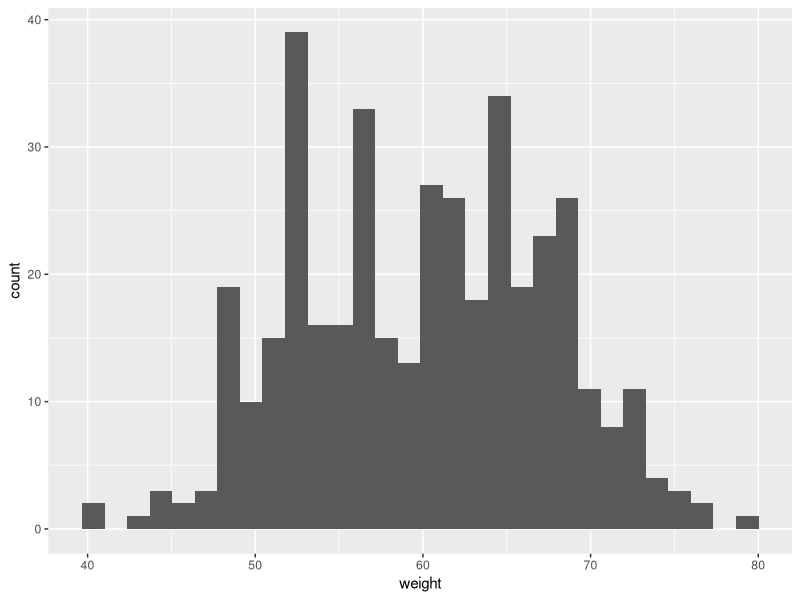
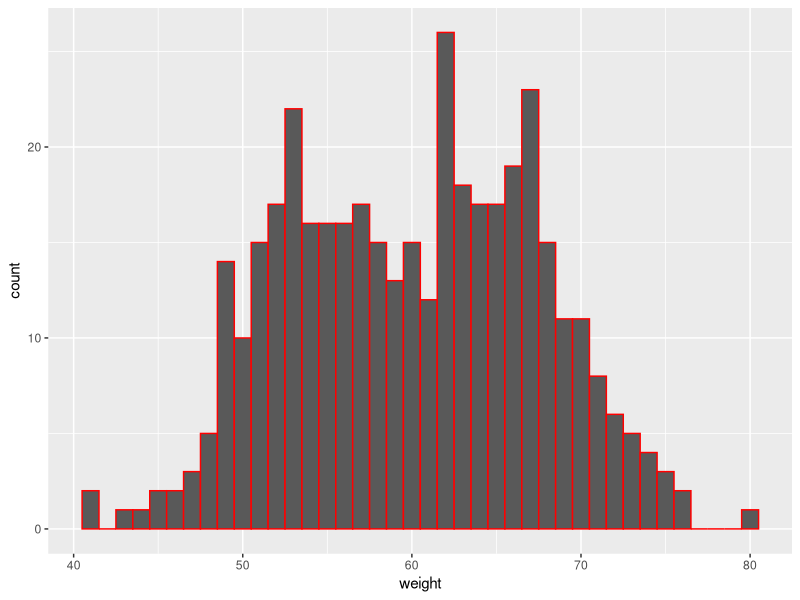
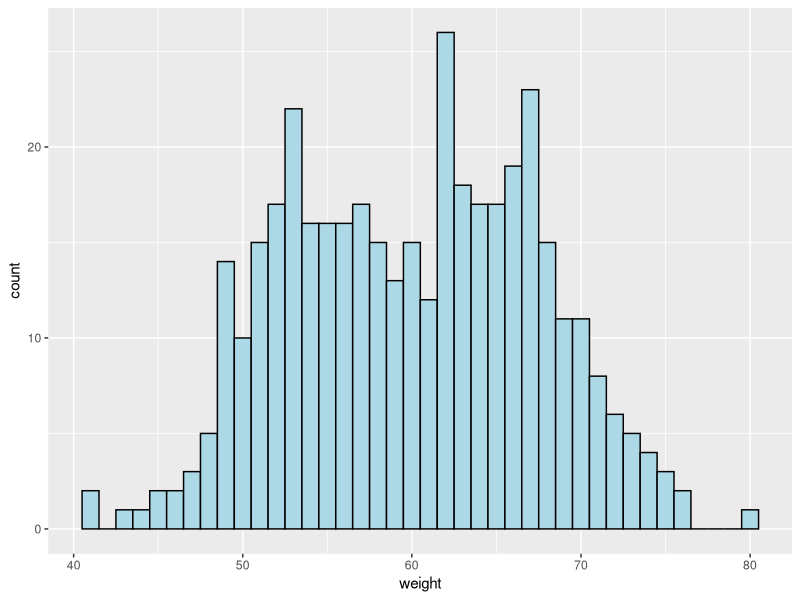
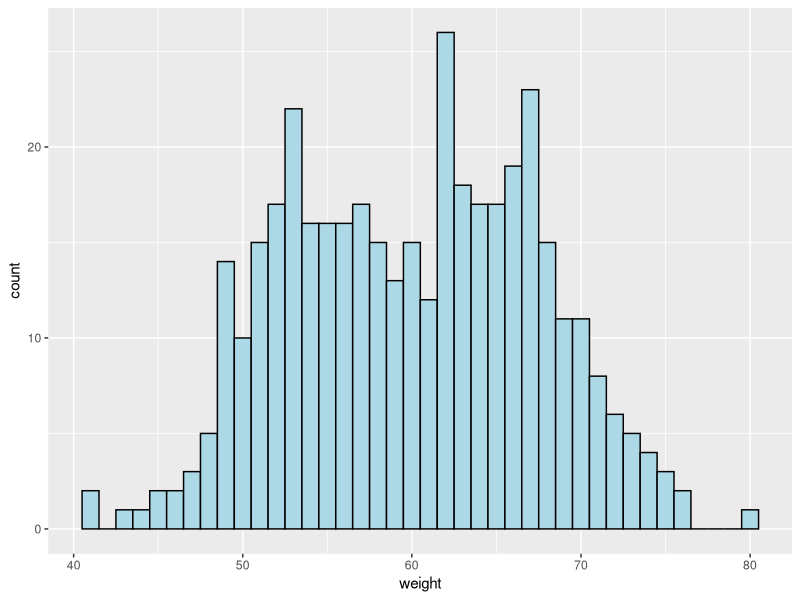
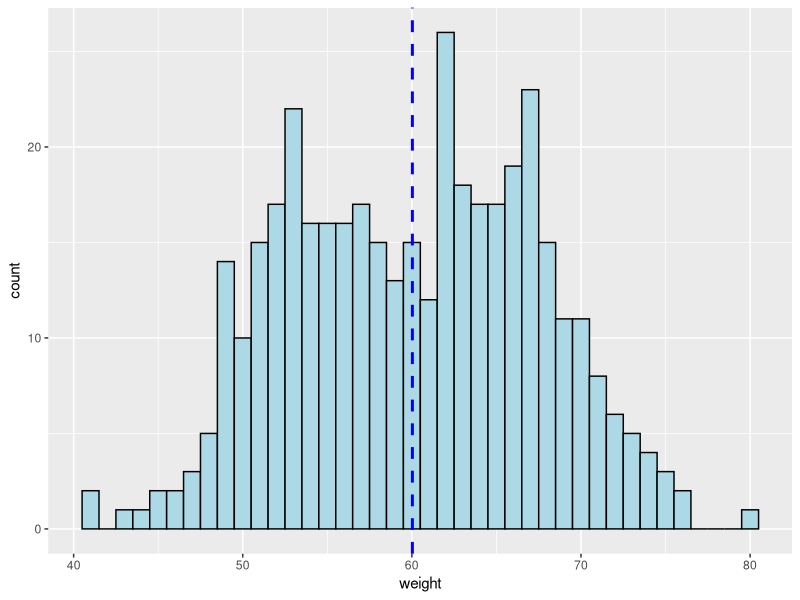
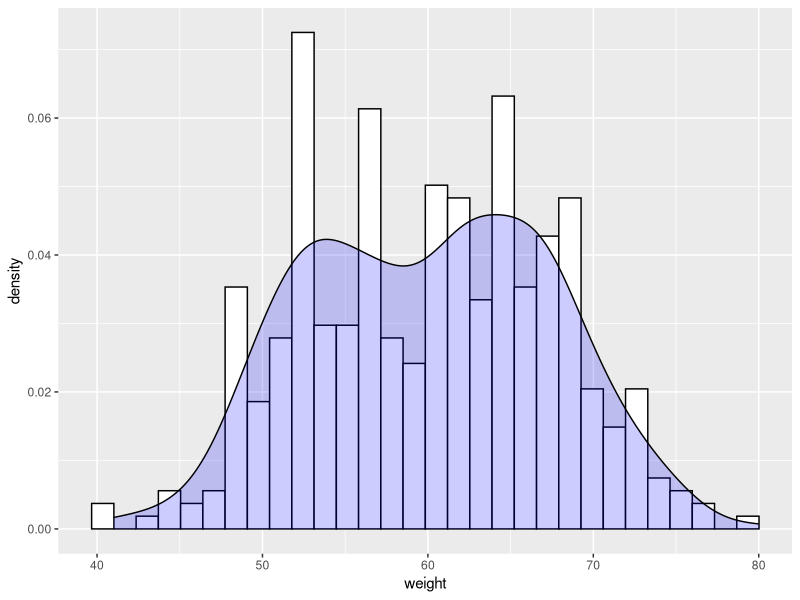
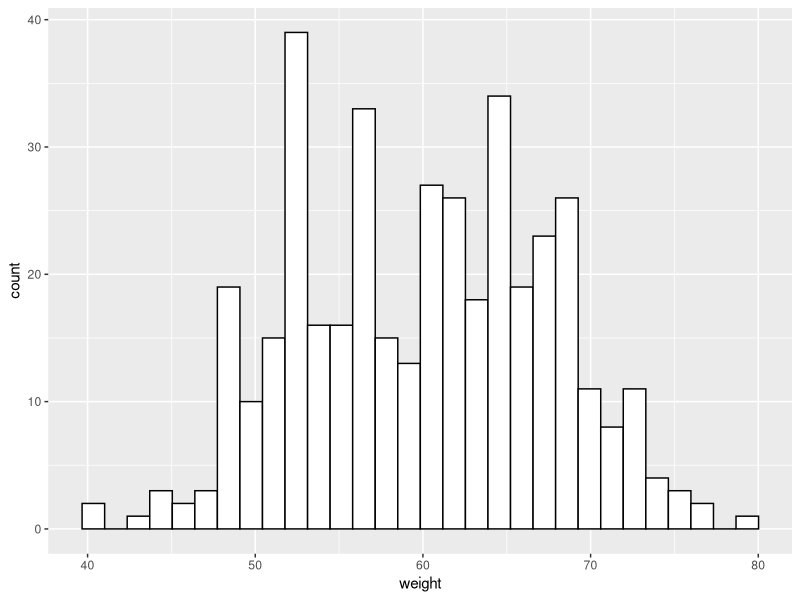
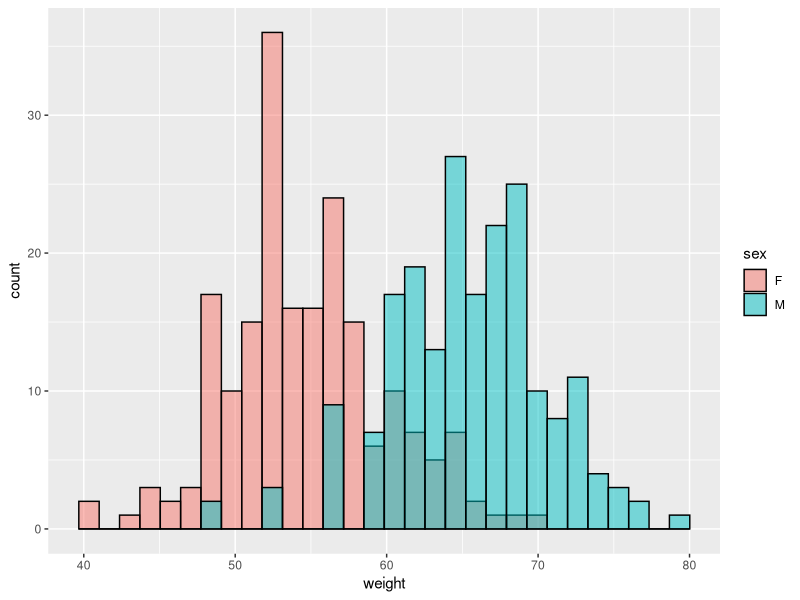

Reproduce these figures in R, in order.
# importing dataset

dataset = read.csv("data.csv")

library(ggplot2)

#Basic histogram

ggplot(dataset, aes(x= weight) ) +
  geom_histogram()

# change width of bin


ggplot(dataset, aes(x= weight) ) +
  geom_histogram(binwidth = 1, color= "red")

# filled color changing

ggplot(dataset, aes(x= weight) ) +
  geom_histogram(binwidth = 1, color= "black",
                 fill="lightblue")


# adding mean line


myplot = ggplot(dataset, aes(x= weight) ) +
  geom_histogram(binwidth = 1, color= "black",
                 fill="lightblue")

myplot

myplot + geom_vline(aes(xintercept=mean(weight)),
                    color= "blue", linetype= "dashed",
                    size=1)




# density plot

ggplot(dataset, aes(x= weight) ) +
  geom_histogram(aes( y = after_stat(density)), color= "black",
                 fill="white")+
  geom_density(fill="blue", alpha= .2)



#changing line and fill colors

ggplot(dataset, aes(x= weight) ) +
  geom_histogram(color= "black",fill="white")

# changing line colors by groups


ggplot(dataset, aes(x= weight, fill= sex)) +
  geom_histogram(color= "black", alpha=.5
                 , position="identity")

#position adjustment to use 
#overlapping points  on the layer


#Interleaved histogram


ggplot(dataset, aes(x= weight, fill= sex)) +
  geom_histogram(color= "black", alpha=.5
                 , position="dodge")+
  theme(legend.position= "top")


# mean line for different group
# we need plyr pack
#useful for group wise mean

install.packages("plyr")
library(plyr)

group_means = ddply(dataset, "sex", summarise,
                    grp.mean= mean(weight))

group_means


#Adding mean lines

myplot = ggplot(dataset, aes(x= weight, fill= sex)) +
  geom_histogram(color= "black", alpha=.5,position= "dodge")+
                 geom_vline(data=group_means, aes(xintercept = grp.mean, color= sex),
                            linetype= "dashed")+
                 theme(legend.position="top")


myplot   

#Using custom color palettes

myplot + scale_color_manual(values = c ("red", "blue"))+
  scale_fill_manual(values = c("green", "orange"))

























